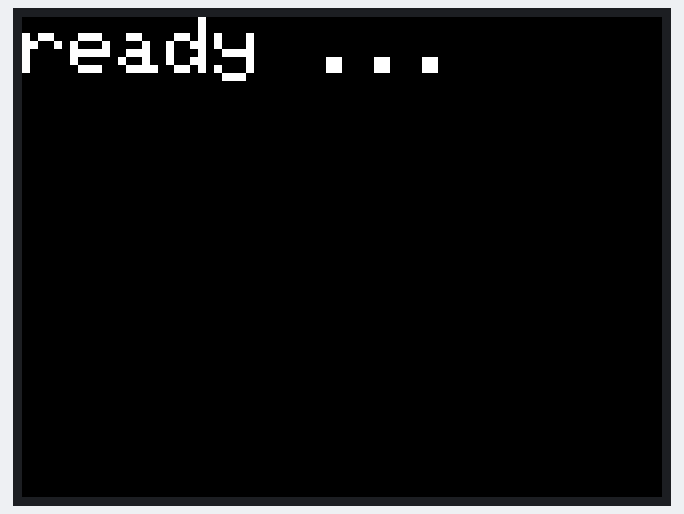
A sketch run on a simulated ESP32. Parts: 320×240 colour display. WiFi joins after 1.5 s; servers stay silent unless stated.

Above: at 0.3 s.
At 1.3 s:
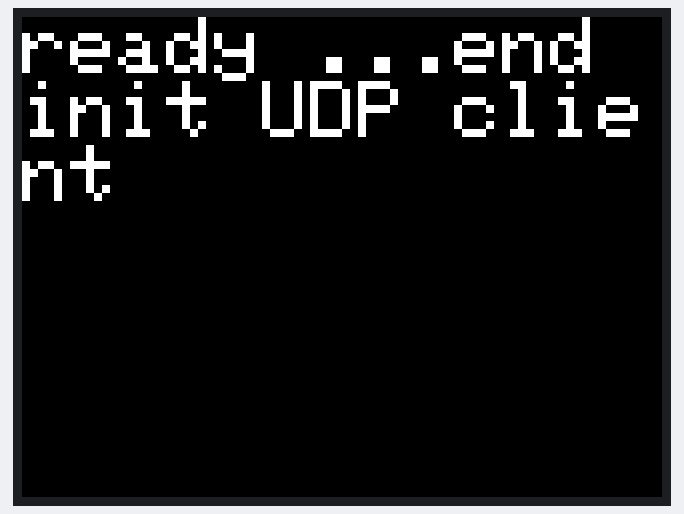
At 10.2 s:
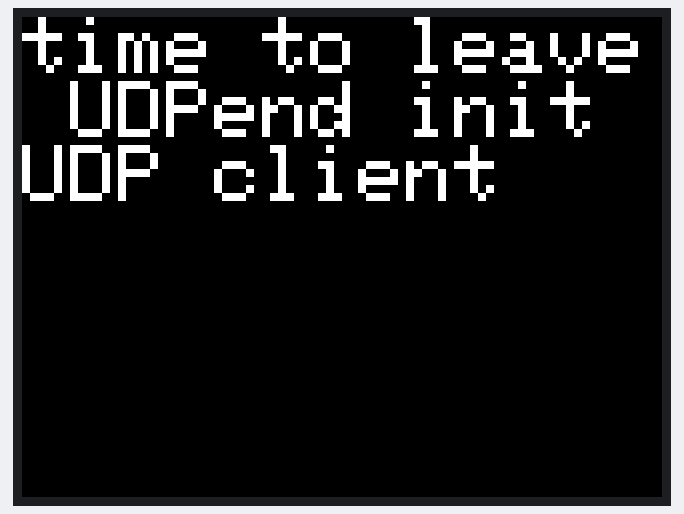

The sketch:

M5stack.ino
```cpp
/*


_____________________________________________________________________
|																                                  	|
|              Power display   on M5STACK module                    |
|                                    				                       	|
|																                                  	|
_____________________________________________________________________


version 1.0 April 2021

*/


#include <Esp.h>
#include <WiFi.h>
#include <WiFiUdp.h>
#include <M5Stack.h>


// initialization wifi

const int channel = 4;  // define channel 4 seems to be the best for wifi....

WiFiUDP Udp; // Creation of wifi Udp instance, UDP is used to maximized the timing transfert

unsigned int localPort = 9999;

const char *ssid = "BB9ESERVER";   // for example to be changed
const char *password = "BB9ESERVER";  // for examplet  to be changed


IPAddress ipServidor(192, 168, 4, 1);   // default IP for server
IPAddress ipCliente(192, 168, 4, 10);   // Different IP than server
IPAddress Subnet(255, 255, 255, 0);


float Power_wifi;  // power to be sent by wifi

char mystring_power_wifi [50] ;       // string transmitted by wifi
unsigned long time_udp_now;
unsigned long time_udp_limit = 10000 ; // time to leave UDP 10 sec


//_____________________________________________________________________________________________
//
// SETUP
//_____________________________________________________________________________________________

void setup() {                  // Begin setup

  // Initialize the M5Stack object
  M5.begin();
  M5.Lcd.clear(BLACK);
  M5.Lcd.setCursor(0,0);
  M5.Lcd.setTextSize(4);
  M5.Lcd.print("ready ...");
  delay(1000);

// USB init
 Serial.begin(115200);


delay(5); //
  WiFi.begin(ssid, password, channel);
  WiFi.mode(WIFI_STA); // ESP-32 as client
  WiFi.config(ipCliente, ipServidor, Subnet);
  Udp.begin(localPort);
  delay(5); //
  M5.Lcd.print("end init UDP client");

//____________________________________________________________________________________________
// End setup
//____________________________________________________________________________________________

}


void loop()
{
/*--------------------------------------------------*/
/*---------------------- Tasks Wifi ----------------*/
/*--------------------------------------------------*/
//

      if (long (millis() - time_udp_now > time_udp_limit))             // comparing durations
              {

              // refresh screen
              M5.Lcd.clear(BLACK);
              M5.Lcd.setCursor(0,0);
              M5.Lcd.print("time to leave UDP");


              WiFi.begin(ssid, password, channel);
              WiFi.mode(WIFI_STA); // ESP-32 as client
              WiFi.config(ipCliente, ipServidor, Subnet);
              Udp.begin(localPort);
              delay(5); //
              M5.Lcd.print ("end init UDP client");
              time_udp_now= millis();


              }

  int packetSize = Udp.parsePacket();
   if (packetSize) {

    Udp.read(mystring_power_wifi,packetSize);

    Power_wifi = strtof(mystring_power_wifi, NULL);
// refresh screen
      M5.Lcd.clear(BLACK);
      M5.Lcd.setCursor(0,0);
      M5.Lcd.print ("power");
      M5.Lcd.print ( Power_wifi);

      time_udp_now= millis();

      }


    } // end for loop wifi
```

Measured:
- what the display in image 1 shows lasts 8.8 s, from 1.3 s to 10.1 s
- what the display in image 2 shows lasts 10.1 s, from 10.1 s to 20.2 s
